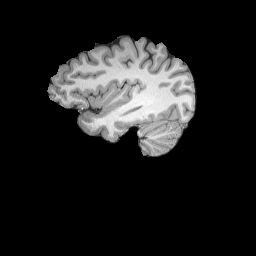
#> input picture keras_implementation/data/Volume1/ClearImages/output-slice051.png, 256 x 256 px, found by its file name; its folder holds only this picture in this run
$ python std_tests.py   (older library calls are emulated)
#> lines starting #> are read from the running program, lines starting #| are printed output that depends on the picture
### keras_implementation/utilities/data_generator.py
import glob
import cv2
import numpy as np
from enum import Enum
import os
from os.path import join

# This is for running in Pycharm, where the root directory is MyDenoiser, and not MyDenoiser/keras_implementation
# import keras_implementation.utilities.logger as logger
# import keras_implementation.utilities.image_utils as image_utils

# This is for running normally, where the root directory is MyDenoiser/keras_implementation/utilities
from . import logger as logger
from . import image_utils as image_utils

# Global variable definitions
patch_size, stride = 40, 10
aug_times = 1
scales = [1, 0.9, 0.8, 0.7]
batch_size = 128


class ImageType(Enum):
    """An Enum representing a Clear Image and a Blurry Image"""
    CLEARIMAGE = 1
    BLURRYIMAGE = 2


class NoiseLevel(Enum):
    """An Enum representing Low, Medium, or High Noise level"""
    LOW = 1
    MEDIUM = 2
    HIGH = 3
    ALL = 4


class ImageFormat(Enum):
    """An Enum representing whether an image is a JPG image or a PNG image"""
    JPG = 1
    PNG = 2


class ImagePatch:
    """
    Represents an image patch, which contains both an image patch as a numpy array, and
    a standard deviation of its residual as a float
    """

    # [130 lines left out: functions __init__, convert_patch_to_int, reshape_patch, show, data_aug, generate_patches_from_file_name and 1 more, not called in this run]


def generate_patch_pairs(clear_image, blurry_image):
    """
    Generates and returns a list of image patches from an input image

    :param clear_image: The clear image to generate patches from
    :type clear_image: numpy array
    :param blurry_image: The blurry image to generate patches from
    :type blurry_image: numpy array

    :return: (clear_patches, blurry_patches): A tuple of a list of ImagePatches.
                Each ImagePatch in the list of ImagePatches contains an image patch and the standard deviation
                of the pixels in that image patch.
    :rtype: tuple
    """

    # Make sure clear_image and blurry_image share the same shape
    assert (clear_image.shape == blurry_image.shape)

    # Get the height and width of the image
    height, width = clear_image.shape

    # Store the patches in a list
    clear_patches = []
    blurry_patches = []

    # For each scale
    for scale in scales:

        # Get the scaled height and width
        height_scaled, width_scaled = int(height * scale), int(width * scale)

        # Rescale the images
        clear_image_scaled = cv2.resize(clear_image, (height_scaled, width_scaled), interpolation=cv2.INTER_CUBIC)
        blurry_image_scaled = cv2.resize(blurry_image, (height_scaled, width_scaled), interpolation=cv2.INTER_CUBIC)

        # Extract patches
        for i in range(0, height_scaled - patch_size + 1, stride):
            for j in range(0, width_scaled - patch_size + 1, stride):
                # Get the clear and blurry patches
                clear_patch = clear_image_scaled[i:i + patch_size, j:j + patch_size]
                blurry_patch = blurry_image_scaled[i:i + patch_size, j:j + patch_size]

                # Add the clear_patch and blurry_patch to clear_patches and blurry_patches, respectively
                clear_patches.append(clear_patch)
                blurry_patches.append(blurry_patch)

    return clear_patches, blurry_patches


# [35 lines left out: function generate_augmented_patches, not called in this run]


def get_residual_std(clear_patch, blurry_patch):
    """
    Gets the standard deviation of the residual between two image patches

    :param clear_patch: The Clear Image patch
    :type clear_patch: numpy array
    :param blurry_patch: The Blurry Image patch
    :type blurry_patch: numpy array

    :return:
    """
    residual = image_utils.get_residual(clear_image=clear_patch, blurry_image=blurry_patch)
    return np.std(residual)


# [95 lines left out: functions generate_augmented_patches_from_file_name, separate_images_and_stds, gen_patches, datagenerator, not called in this run]


def pair_data_generator(root_dir=join('data', 'Volume1', 'train'),
                        image_format=ImageFormat.PNG):
    """
    Provides a numpy array of training examples, given a path to a training directory

    :param image_format: The format of image that our training data is (JPG or PNG)
    :type image_format: ImageFormat
    :param root_dir: The path of the training data directory
    :type root_dir: str

    :return: training data
    :rtype: numpy.array
    """
#> called with root_dir = 'data/Volume1/train'

    # Get the directory name for the Clear and Blurry Images
    clear_image_dir = join(root_dir, 'ClearImages')
    blurry_image_dir = join(root_dir, 'CoregisteredBlurryImages')

    # If data is PNGs, get the list of all .png files
    if image_format == ImageFormat.PNG:
        file_list = sorted(glob.glob(clear_image_dir + '/*.png'))
    # Else if data is JPGs, get the list of all .jpg files
    elif image_format == ImageFormat.JPG:
        file_list = sorted(glob.glob(clear_image_dir + '/*.jpg'))

    # initialize clear_data and clurry_data lists
    clear_data = []
    blurry_data = []

    # Iterate over the entire list of images
    for i, file_name in enumerate(os.listdir(clear_image_dir)):
        if file_name.endswith('.jpg') or file_name.endswith('.png'):
            # Read the Clear and Blurry Images as numpy arrays
            clear_image = cv2.imread(os.path.join(clear_image_dir, file_name), 0)
#> clear_image is the input picture: shape (256, 256); min 0, max 255, mean 30.9
            blurry_image = cv2.imread(os.path.join(blurry_image_dir, file_name), 0)

            # Histogram equalize the blurry image px distribution to match the clear image px distribution
            blurry_image = image_utils.hist_match(blurry_image, clear_image).astype('uint8')

            ''' Just logging
            # Show the blurry image (Pre-Histogram Equalization), clear image, and
            # blurry image (Post-Histogram Equalization)
            logger.show_images([(f'CoregisteredBlurryImage (Pre-Histogram Equalization)', image),
                                (f'Matching Clear Image', clear_image),
                                ('CoregisteredBlurryImage (Post-Histogram Equalization)', equalized_image)])
            '''

            # Generate clear and blurry patches from the clear and blurry images, respectively...
            clear_patches, blurry_patches = generate_patch_pairs(clear_image=clear_image,
                                                                 blurry_image=blurry_image)

            # Append the patches to clear_data and blurry_data
            clear_data.append(clear_patches)
            blurry_data.append(blurry_patches)

    # Convert clear_data and blurry_data to numpy arrays of ints
    clear_data = np.array(clear_data, dtype='uint8')
    blurry_data = np.array(blurry_data, dtype='uint8')

    # Reshape clear_data, blurry_data, and std_data
    clear_data = clear_data.reshape((clear_data.shape[0] * clear_data.shape[1],
                                     clear_data.shape[2],
                                     clear_data.shape[3],
                                     1
                                     ))
    blurry_data = blurry_data.reshape((blurry_data.shape[0] * blurry_data.shape[1],
                                       blurry_data.shape[2],
                                       blurry_data.shape[3],
                                       1
                                       ))

    # Make sure that clear_data and blurry_data have the same length
    assert (len(blurry_data) == len(clear_data))

    ''' Commenting this out, as it will be done in train_datagen
    # Get the number of elements to discard
    num_elements_to_discard = len(clear_data) - len(clear_data) // batch_size * batch_size
    # Remove "num_elements_to_discard" elements from from clear_data and blurry_data
    clear_data = np.delete(clear_data, range(num_elements_to_discard), axis=0)
    blurry_data = np.delete(blurry_data, range(num_elements_to_discard), axis=0)
    '''

    return clear_data, blurry_data


# [74 lines left out: function pair_data_generator_multiple_data_dirs, not called in this run]


# [2 lines that do not run on import are left out]

### keras_implementation/utilities/image_utils.py
"""
This file contains various image augmentation functions
"""

import cv2
import numpy as np
import SimpleITK
import glob
import os
from skimage.restoration import denoise_nl_means, estimate_sigma
from skimage.measure import compare_ssim
import matplotlib.pyplot as plt
import seaborn as sns

# This is for running in Pycharm, where the root directory is MyDenoiser, and not MyDenoiser/keras_implementation
# import keras_implementation.utilities.logger as logger

# This is for running normally, where the root directory is MyDenoiser/keras_implementation/utilities
from . import logger as logger
# import logger as logger


# [255 lines left out: functions pngs_to_nii, CLAHE_image_folder, CLAHE_single_image, standardize, reverse_standardize, nlm_denoise_single_image and 4 more, not called in this run]


def plot_standard_deviations(stds):
    """
    Takes a numpy array of standard deviations, performs any flattening if needed, and plots them.

    :param stds: Collection of standard deviations
    :type stds: numpy array

    :return: None
    """

    # Flatten the array so that it is 1-dimensional
    stds = stds.flatten()

    # seaborn histogram
    sns.distplot(stds, hist=True, kde=False,
                 bins=int(20), color='blue',
                 hist_kws={'edgecolor': 'black'})
    # Add labels
    plt.title('Standard deviation of residual images')
    plt.xlabel('Residual Standard Deviation')
    plt.ylabel('Patches')
    plt.show()


def get_residual(clear_image, blurry_image):
    """
    Calculate the residual (difference) between a blurry image and a
    matching clear image.

    :param clear_image: A clear image
    :type clear_image: numpy array
    :param blurry_image: A blurry image matching the above clear_image
    :type blurry_image: numpy array

    :return: The residual difference between the clear image and blurry image
    :rtype: numpy array
    """

    # Convert blurry_image and clear_image into 2 dimensional arrays -- from (x,x,1) to (x,x,)
    blurry_image = blurry_image.reshape(blurry_image.shape[0], blurry_image.shape[1])
    clear_image = clear_image.reshape(clear_image.shape[0], clear_image.shape[1])

    # Throw away the SSIM score and keep the residual between the two images
    (_, residual) = compare_ssim(blurry_image, clear_image, full=True)

    return residual


def hist_match(source, template):
    """
    Adjust the pixel values of a grayscale image such that its histogram
    matches that of a target image

    Arguments:
    -----------
        source: np.ndarray
            Image to transform; the histogram is computed over the flattened
            array
        template: np.ndarray
            Template image; can have different dimensions to source
    Returns:
    -----------
        matched: np.ndarray
            The transformed output image
    """

    # get the original shape of the source images
    oldshape = source.shape
#> oldshape = (256, 256)
    source = source.ravel()
    template = template.ravel()

    # get the set of unique pixel values and their corresponding indices and
    # counts
    s_values, bin_idx, s_counts = np.unique(source, return_inverse=True,
                                            return_counts=True)
#> s_values = 254 values from 0 to 255; s_counts = 254 values, max 53266 at index 0, min 1 at index 1, mean 258
    t_values, t_counts = np.unique(template, return_counts=True)
#> t_values = 254 values from 0 to 255; t_counts has the same summary as s_counts

    # take the cumsum of the counts and normalize by the number of pixels to
    # get the empirical cumulative distribution functions for the source and
    # template images (maps pixel value --> quantile)
    s_quantiles = np.cumsum(s_counts).astype(np.float64)
#> s_quantiles = 254 values from 53266 to 65536
    s_quantiles /= s_quantiles[-1]
#> s_quantiles = 254 values from 0.813 to 1
    t_quantiles = np.cumsum(t_counts).astype(np.float64)
#> t_quantiles = 254 values from 53266 to 65536
    t_quantiles /= t_quantiles[-1]
#> t_quantiles = 254 values from 0.813 to 1

    # interpolate linearly to find the pixel values in the template image
    # that correspond most closely to the quantiles in the source image
    interp_t_values = np.interp(s_quantiles, t_quantiles, t_values)
#> interp_t_values = 254 values from 0 to 255

    return interp_t_values[bin_idx].reshape(oldshape)


# [4 lines of commented-out code are left out]

### keras_implementation/std_tests.py
from keras_implementation.utilities import data_generator, image_utils, logger
from os.path import join
import numpy as np

def main(data_dir):
    """
    The main function for this file

    :param data_dir: The directory of the training data
    :type data_dir: str

    :return: None
    """

    # Get training examples from data_dir using data_generator
    x_original, y_original = data_generator.pair_data_generator(data_dir)
#> after the loop in generate_patch_pairs, `for scale in scales:`: blurry_patches = 1369 items

    # Iterate over x_original and y_original and get stds
    stds = []
    for x_patch, y_patch in zip(x_original, y_original):
        if np.max(x_patch) < 10:
            continue
        x_patch = x_patch.reshape(x_patch.shape[0], x_patch.shape[1])
        y_patch = y_patch.reshape(y_patch.shape[0], y_patch.shape[1])
        std = data_generator.get_residual_std(clear_patch=x_patch,
                                              blurry_patch=y_patch)
        stds.append(std)
#> after the loop, stds = 773 values from 0 to 0
    stds = np.array(stds, dtype='float64')
    stds = stds.reshape(stds.shape[0], 1)

    # Plot the standard deviations
    image_utils.plot_standard_deviations(stds)
#> in plot_standard_deviations, `plt.show()`:
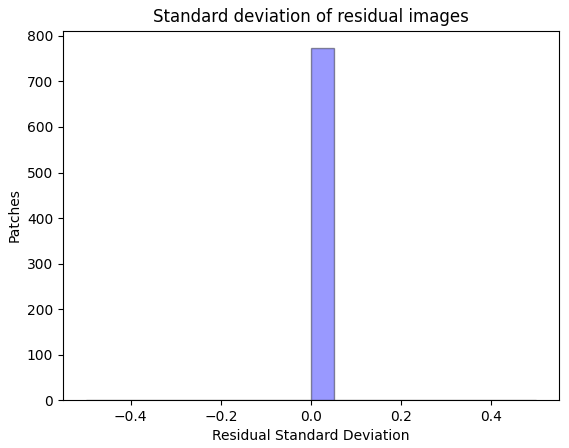
#> figure drawn by matplotlib, 1 panel; tallest bar 773 high, from x = 0 to 0.05


if __name__ == '__main__':
    main(data_dir=join('data', 'Volume1', 'train'))

$ run again, on keras_implementation/data/Volume1/ClearImages/output-slice110.jpg
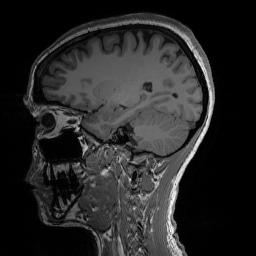
#> input picture keras_implementation/data/Volume1/ClearImages/output-slice110.jpg, 256 x 256 px, found by its file name
#> in pair_data_generator, clear_image is the input picture: shape (256, 256); min 0, max 255, mean 38.7
#> s_values = 254 values from 0 to 255; s_counts = 254 values, max 20652 at index 0, min 1 at index 228, mean 258
#> t_values = 254 values from 0 to 255; t_counts has the same summary as s_counts
#> in hist_match, `s_quantiles = np.cumsum(s_counts).astype(np.float64)`: s_quantiles = 254 values from 20652 to 65536
#> in hist_match, `s_quantiles /= s_quantiles[-1]`: s_quantiles = 254 values from 0.315 to 1
#> in hist_match, `t_quantiles = np.cumsum(t_counts).astype(np.float64)`: t_quantiles = 254 values from 20652 to 65536
#> in hist_match, `t_quantiles /= t_quantiles[-1]`: t_quantiles = 254 values from 0.315 to 1
#> interp_t_values = 254 values from 0 to 255
#> after the loop in generate_patch_pairs, `for scale in scales:`: blurry_patches = 1369 items
#> the loop in main, `for x_patch, y_patch in zip(x_original, y_original):` made 1369 passes
#> pass 3, in main, `x_patch = x_patch.reshape(x_patch.shape[0], x_patch.shape[1])`:
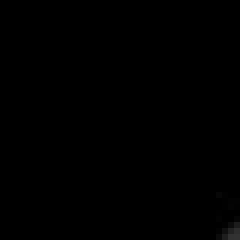
#> x_patch: shape (40, 40) (shown 6 times larger); min 0, max 50, mean 0.2
#> after the loop in main, `for x_patch, y_patch in zip(x_original, y_original):`: stds = 1308 values from 0 to 0
#> in plot_standard_deviations, `plt.show()`:
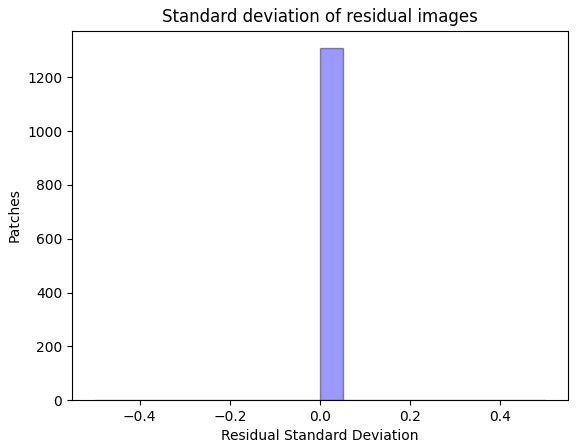
#> figure drawn by matplotlib, 1 panel; tallest bar 1308 high, from x = 0 to 0.05

$ run again, on keras_implementation/data/Volume1/ClearImages/output-slice125.jpg
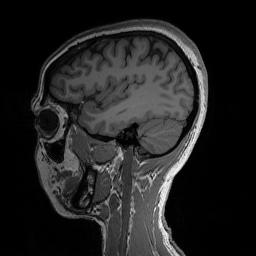
#> input picture keras_implementation/data/Volume1/ClearImages/output-slice125.jpg, 256 x 256 px, found by its file name
#> in pair_data_generator, clear_image is the input picture: shape (256, 256); min 0, max 255, mean 34.5
#> s_values = 253 values from 0 to 255; s_counts = 253 values, max 23285 at index 0, min 1 at index 247, mean 259
#> t_values = 253 values from 0 to 255; t_counts has the same summary as s_counts
#> in hist_match, `s_quantiles = np.cumsum(s_counts).astype(np.float64)`: s_quantiles = 253 values from 23285 to 65536
#> in hist_match, `s_quantiles /= s_quantiles[-1]`: s_quantiles = 253 values from 0.355 to 1
#> in hist_match, `t_quantiles = np.cumsum(t_counts).astype(np.float64)`: t_quantiles = 253 values from 23285 to 65536
#> in hist_match, `t_quantiles /= t_quantiles[-1]`: t_quantiles = 253 values from 0.355 to 1
#> interp_t_values = 253 values from 0 to 255
#> the loop in generate_patch_pairs, `for scale in scales:` made 4 passes
#> pass 3, in generate_patch_pairs, `clear_image_scaled = cv2.resize(clear_image, (height_scaled, width_sca..`:
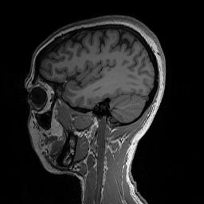
#> clear_image_scaled: shape (204, 204); min 0, max 255, mean 34.5
#> after the loop in generate_patch_pairs, `for scale in scales:`: blurry_patches = 1369 items
#> after the loop in main, `for x_patch, y_patch in zip(x_original, y_original):`: stds = 1259 values from 0 to 0
#> in plot_standard_deviations, `plt.show()`:
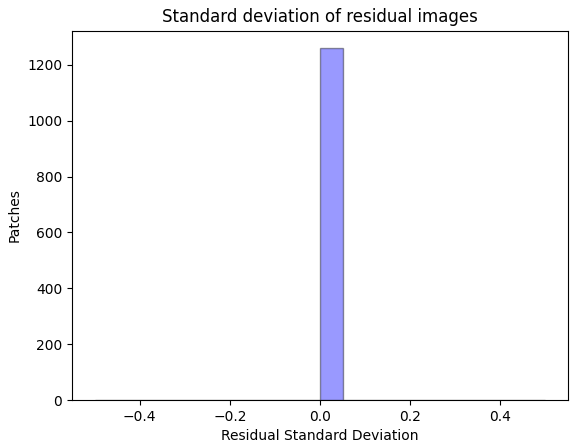
#> figure drawn by matplotlib, 1 panel; tallest bar 1259 high, from x = 0 to 0.05
